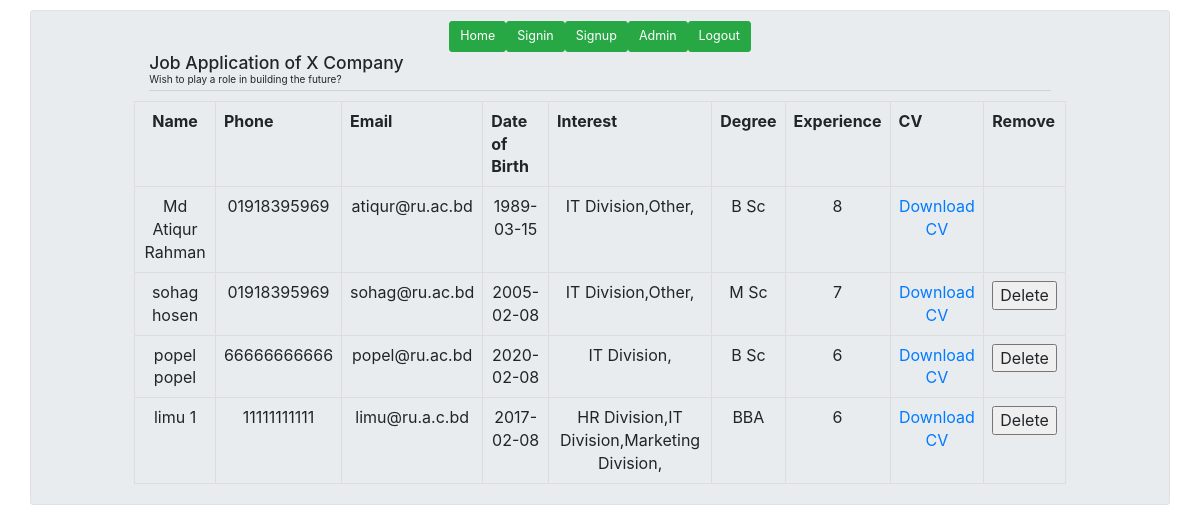
Page /admin.php (signed in) on the committed database.
### tables this page shows
CREATE TABLE `applicant` (
  `sl` int(100) NOT NULL,
  `username` varchar(100) NOT NULL,
  `password` varchar(100) NOT NULL,
  `admin` varchar(5) NOT NULL,
  `firstname` varchar(100) NOT NULL,
  `lastname` varchar(100) NOT NULL,
  `email` varchar(100) NOT NULL,
  `phone` varchar(100) NOT NULL,
  `web` varchar(100) NOT NULL,
  `dob` varchar(100) NOT NULL,
  `address` varchar(100) NOT NULL,
  `staddress` varchar(100) NOT NULL,
  `city` varchar(100) NOT NULL,
  `province` varchar(250) NOT NULL,
  `postal` varchar(100) NOT NULL,
  `country` varchar(20) NOT NULL,
  `gender` varchar(100) NOT NULL,
  `bio` varchar(100) NOT NULL,
  `interest` varchar(100) NOT NULL,
  `salary` varchar(100) NOT NULL,
  `degree` varchar(225) NOT NULL,
  `experience` varchar(200) NOT NULL,
  `designation` varchar(250) NOT NULL,
  `cv` varchar(200) NOT NULL
);

### admin.php (the view, shortened to what this page needs)
<?php
include("db_conn.php");
?>
<html>
<head>
<link rel="stylesheet" href="css/bootstrap.css">
<link href="http://maxcdn.bootstrapcdn.com/bootstrap/3.3.7/css/bootstrap.css" rel="stylesheet"/>
<link href="css/bootstrap.css" rel="stylesheet"/>
</head>
<body>
<div class="container p-3 my-3 border jumbotron">
	<div class="col-sm-1"></div>
	<div class="col-sm-10">
	<div class="row">
	<table align ='center'>
		<tr >
			<td align='center'><a href="index.php"><button type="button" class="btn btn-success btn-lg btn-block">Home</button></a></td>
			<td align='center'><a href="signin.php"><button type="button" class="btn btn-success btn-lg btn-block">Signin</button></a></td>
			<td align='center'><a href="signup.php"><button type="button" class="btn btn-success btn-lg btn-block">Signup</button></a></td>
			<td align='center'><a href="admin.php"><button type="button" class="btn btn-success btn-lg btn-block">Admin</button></a></td>
			<td align='center'><a href="logout.php"><button type="button" class="btn btn-success btn-lg btn-block">Logout</button></a></td>
		</tr>
	</table>
</div>
	<div style="line-height: 0.1"><h3>Job Application of X Company </h3><br> Wish to play a role in building the future?<hr></div>
		<div class="row">
<?php
if(isset($_SESSION['admin'])){
		if ($_SESSION['admin'] != '1')
		{?>
			<div class='alert alert-info'>
			Only for Admin Access.
			</div>
		<?php
		}
		else
		{
		$sql = "SELECT  * FROM applicant";
			$result = $db->query($sql);
				if ($result->num_rows > 0) {
				?>
				<table class="table table-bordered table-hover">
				<tr><th class="text-center">Name</th><th>Phone</th><th>Email</th><th>Date of Birth</th><th>Interest</th>
				<th>Degree</th><th>Experience</th><th>CV</th><th>Remove</th></tr>
					<?php
					while ($row = $result->fetch_assoc()) {
					?>
					<tr align='center'>
					<td><?php echo $row['firstname'].' '.$row['lastname'];?></td><td><?php  echo $row['phone'];?></td>
					<td><?php  echo $row['email'];?></td><td><?php  echo $row['dob'];?></td><td><?php  echo $row['interest'];?></td>
					<td><?php  echo $row['degree'];?></td><td><?php  echo $row['experience'];?></td>
					<td><a href="<?php  echo "allcv/".$row['cv'];?>">Download CV</a></td>
					<td>
					<?php if ($row['admin'] != 1) { ?>
						<form method="post" action="<?php __FILE__ ?>">
						<input type="submit" onclick="return confirm('Are you sure?');" name="submit" value="Delete">
						</form>
						<?php } ?>
					</td>
				</tr>
		<?php
		}
		?>
		</table>
	<?php
	}
	}
}
else
{
	header("location: index.php");
}
?>
</div>
	</div>
	<div class="col-sm-1"></div>
</div>
</body>
</html>

### rows in the picture
applicant: firstname "Md Atiqur", lastname "Rahman", phone "01918395969", email "atiqur@ru.ac.bd", dob "1989-03-15", interest "IT Division,Other,", degree "B Sc", experience "8"
applicant: firstname "sohag", lastname "hosen", phone "01918395969", email "sohag@ru.ac.bd", dob "2005-02-08", interest "IT Division,Other,", degree "M Sc", experience "7"
applicant: firstname "popel", lastname "popel", phone "66666666666", email "popel@ru.ac.bd", dob "2020-02-08", interest "IT Division,", degree "B Sc", experience "6"
applicant: firstname "limu", lastname "1", phone "11111111111", email "limu@ru.a.c.bd", dob "2017-02-08", interest "HR Division,IT Division,Marketing Division,", degree "BBA", experience "6"
